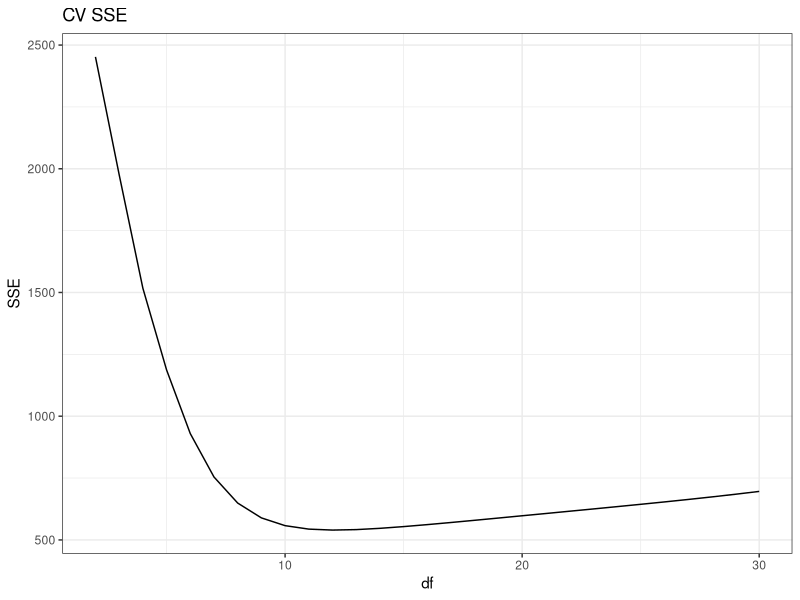
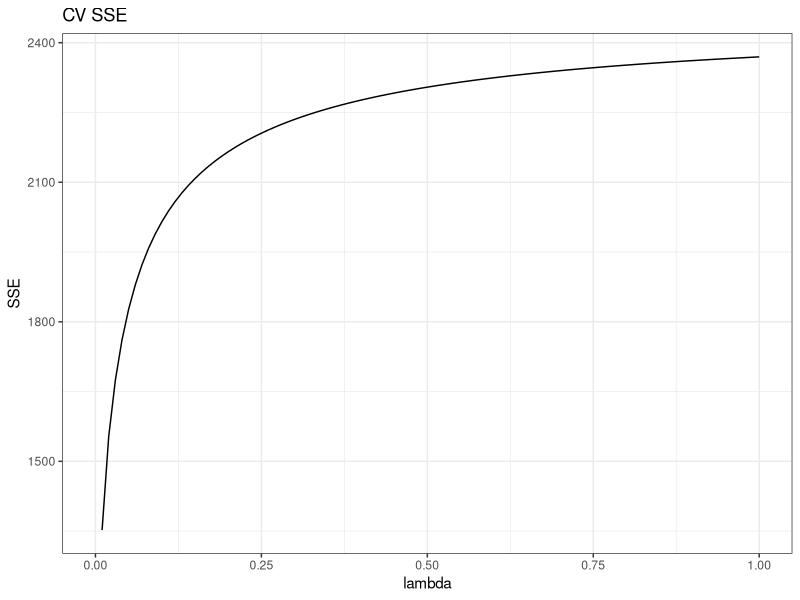
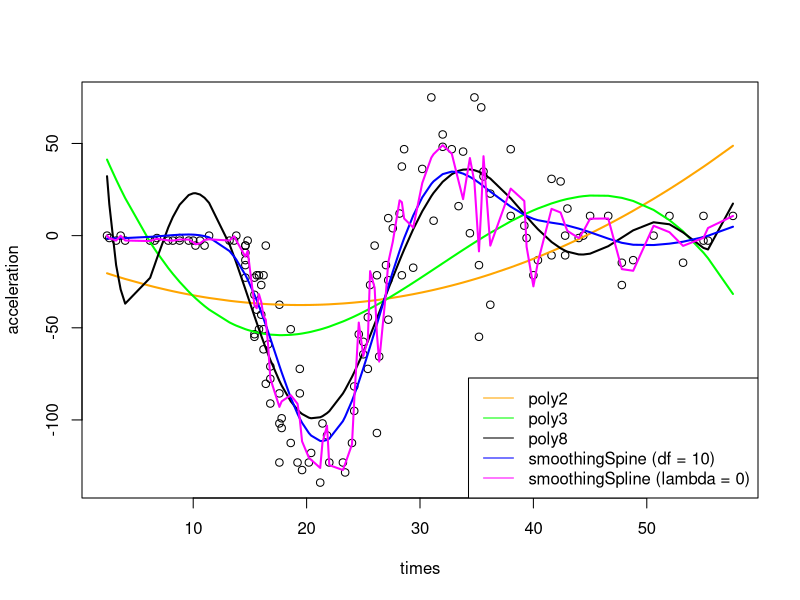
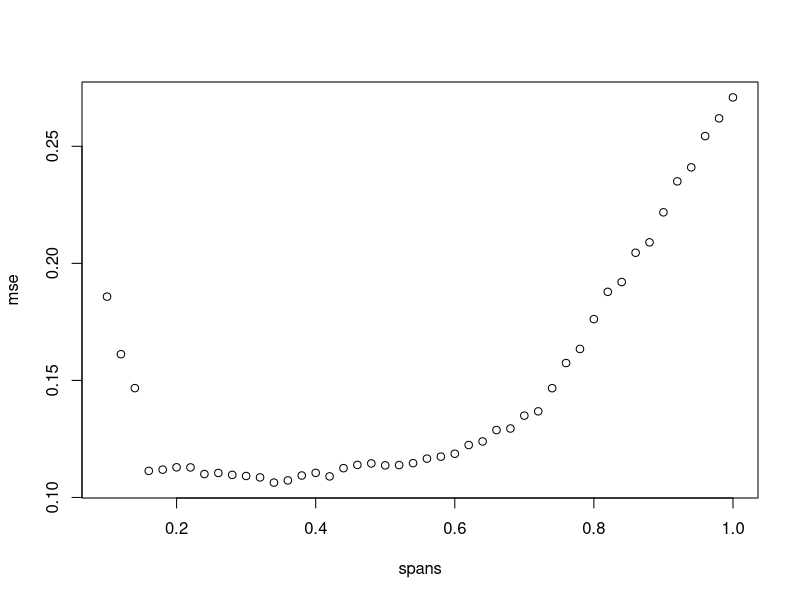

The R source for these figures, in order: (Note: this script raises an error after producing the figures.)
## ---- chunk 1
knitr::opts_chunk$set(error=TRUE,        # Keep compiling upon error
                      collapse=TRUE,     # collapse by default
                      echo=TRUE,         # echo code by default
                      comment = "#>",    # change comment character
                      fig.width = 10,     # set figure width
                      out.width = "100%", # set width of displayed images
                      warning=FALSE,      # show R warnings
                      message=FALSE)     # show R messages
## ---- chunk 2
set.seed(42)
usepackage = function(package_name) 
{
  p = deparse(substitute(package_name))
  if (!is.element(p, installed.packages()[,1]))
    install.packages(p, dep = TRUE)
  require(p, character.only = TRUE)
}
usepackage(ggplot2)
usepackage(MASS)
usepackage(deployr)
usepackage(tidyverse)
usepackage(tidyr)
usepackage(splines)
usepackage(locfit)
usepackage(caret)
## ---- chunk 3
# remove duplicated values for cross validaton:
my_data <- mcycle
my_data <- my_data[!duplicated(my_data$times), ]

k <- 30
sse_ <- c()
for(j in 2:k) {
  smspl <- smooth.spline(x=my_data$times, y=my_data$accel, df=j, cv=TRUE)
  sse_ = append(sse_, smspl$cv.crit)
}
df_res_ = data.frame(df=2:k, SSE=sse_)

df_res_ %>%
  ggplot(., aes(x=df, y=SSE))+
  geom_line()+ ggtitle("CV SSE") + 
  theme_bw()

smsplDf <- smooth.spline(x=my_data$times, y=my_data$accel, df=10)
lambda = smspl$lambda
## ---- chunk 4
lamb <- seq(0.0,1, 0.01)

sse_ <- c()
for(j in lamb) {
  smspl <- smooth.spline(x=my_data$times, y=my_data$accel, lambda=j, cv=TRUE)
  sse_ = append(sse_, smspl$cv.crit)
}
df_res_ = data.frame(lambda=lamb, SSE=sse_)

df_res_ %>%
  ggplot(., aes(x=lambda, y=SSE))+
  geom_line()+ ggtitle("CV SSE") + 
  theme_bw()

smsplLamb <- smooth.spline(x=mcycle$times, y=mcycle$accel, lambda=0.0)
degf = round(smspl$df, 2)
## ---- chunk 5
poly2 <- lm(data=mcycle, accel ~ poly(times, 2))
poly3 <- lm(data=mcycle, accel ~ poly(times, 3))
poly8 <- lm(data=mcycle, accel ~ poly(times, 8))

plot(mcycle$times, mcycle$accel, xlab="times", ylab="acceleration")
lines(mcycle$times, predict(poly2), type="l", col="orange", lwd=2)
lines(mcycle$times, predict(poly3), type="l", col="green", lwd=2)
lines(mcycle$times, predict(poly8), type="l", col="black", lwd=2)
lines(my_data$times, predict(smsplDf)$y, type="l", col="blue", lwd=2)
lines(my_data$times, predict(smsplLamb)$y, type="l", col="magenta", lwd=2)

legend("bottomright",
       legend=c("poly2", "poly3", "poly8", "smoothingSpine (df = 10)", "smoothingSpline (lambda = 0)"),
       col=c("orange", "green", "black", "blue", "magenta"),
       lty=1, lwd=1)

## ---- chunk 6
set.seed(1337)
## ---- chunk 7
data(ethanol)

loessMod10 <- loess(NOx ~ E, data=ethanol, span=0.1) # 10% smoothing span
loessMod30 <- loess(NOx ~ E, data=ethanol, span=0.3) # 25% smoothing span
loessMod50 <- loess(NOx ~ E, data=ethanol, span=0.5)

spans = seq(0.1, 1, 0.02)

#Randomly shuffle the data
data <- ethanol[sample(nrow(ethanol)),]
#Create 10 equally size folds
folds <- cut(seq(1,nrow(data)),breaks=5,labels=FALSE)
#Perform 10 fold cross validation
test <- matrix(NA, ncol=2, nrow = length(spans))
mse1 <- c()
for (span in spans){
  mse <- c()
  for(j in 1:5){
    #Segement your data by fold using the which() function 
    testIndexes <- which(folds==j,arr.ind=TRUE)
    testData <- data[testIndexes, ]
    trainData <- data[-testIndexes, ]
    #Use the test and train data partitions however you desire...
    
    fit <- loess(NOx ~ E, data=trainData, span=span, control = loess.control(surface="direct"))
    
    y.pred <- predict(fit, newdata = testData$E)
    y.true = testData$NOx
    
    mse <- append(mse, mean((y.pred-y.true)^2))

  }
  mse1 <- append(mse1, mean(mse))
}

test <- NULL
test$spans <- spans
test$mse <- mse1
test <- as.data.frame(test)

plot(test)

opt_spans <- test$spans[test$mse == min(test[,"mse"])]
opt_spans
loessMod_opt <- loess(NOx ~ E, data=ethanol, span=opt_spans)
## ---- chunk 8
tricube_10 <- locfit(NOx~lp(E,nn=0.1), data=ethanol)
tricube_30 <- locfit(NOx~lp(E,nn=0.3), data=ethanol)
tricube_50 <- locfit(NOx~lp(E,nn=0.5), data=ethanol)
tricube_opt <- locfit(NOx~lp(E,nn=opt_spans), data=ethanol)

plot(ethanol$NOx, x=ethanol$E, main="Local Regression: Different Smoothing Params", xlab="E", ylab="NOx")
lines(tricube_10, col="red")
lines(tricube_30, col="black")
lines(tricube_50, col="blue")
lines(tricube_opt, col="green", lw=2)
## ---- chunk 9
lin <- locfit(NOx ~ E, data=ethanol, alpha = 0.2, deg=1)
quad <- locfit(NOx ~ E, data=ethanol, alpha = 0.2, deg=2)

plot(ethanol$NOx, x=ethanol$E, main="Linear vs Quadratic Local Regression", xlab="E", ylab="NOx")
lines(lin, col="red")
lines(quad, col="green")

lin_pred <- cbind(predict(lin, newdata = c(0.65)), predict(lin, newdata = c(0.9)))
quad_pred <- cbind(predict(quad, newdata = c(0.65)), predict(quad, newdata = c(0.9)))

preds <- as.data.frame(rbind(lin_pred, quad_pred), row.names = c("lin","quad"))
colnames(preds) <- c("0.65", "9")
preds
## ---- chunk 10
mse1 <- c()
for (span in spans){
  mse <- c()
  for(j in 1:5){
    #Segement your data by fold using the which() function 
    testIndexes <- which(folds==j,arr.ind=TRUE)
    testData <- data[testIndexes, ]
    trainData <- data[-testIndexes, ]
    #Use the test and train data partitions however you desire...
    
    fit <- locfit(NOx ~ E, data=trainData, alpha = span, deg=1)
    
    y.pred <- predict(fit, newdata = testData$E)
    y.true = testData$NOx
    
    mse <- append(mse, mean((y.pred-y.true)^2))

  }
  mse1 <- append(mse1, mean(mse))
}

lin_cv <- NULL
lin_cv$spans <- spans
lin_cv$mse <- mse1
lin_cv <- as.data.frame(lin_cv)

plot(lin_cv)

opt_lin <- lin_cv$spans[lin_cv$mse == min(lin_cv[,"mse"])]
opt_lin

mse1 <- c()
for (span in spans){
  mse <- c()
  for(j in 1:5){
    #Segement your data by fold using the which() function 
    testIndexes <- which(folds==j,arr.ind=TRUE)
    testData <- data[testIndexes, ]
    trainData <- data[-testIndexes, ]
    #Use the test and train data partitions however you desire...
    
    fit <- locfit(NOx ~ E, data=trainData, alpha = span, deg=2)
    
    y.pred <- predict(fit, newdata = testData$E)
    y.true = testData$NOx
    
    mse <- append(mse, mean((y.pred-y.true)^2))

  }
  mse1 <- append(mse1, mean(mse))
}

quad_cv <- NULL
quad_cv$spans <- spans
quad_cv$mse <- mse1
quad_cv <- as.data.frame(quad_cv)

plot(quad_cv)

opt_quad <- quad_cv$spans[quad_cv$mse == min(quad_cv[,"mse"])]
opt_quad

lin_opt <- locfit(NOx ~ E, data=ethanol, alpha = opt_lin, deg=1)
quad_opt <- locfit(NOx ~ E, data=ethanol, alpha = opt_quad, deg=2)

plot(ethanol$NOx, x=ethanol$E, main="Linear vs Quadratic Local Regression (optimal alphas)", xlab="E", ylab="NOx")
lines(lin_opt, col="red")
lines(quad_opt, col="green")
## ---- chunk 11
sum(residuals(loessMod10)^2)
sum(residuals(loessMod30)^2)
sum(residuals(loessMod50)^2)
sum(residuals(loessMod_opt)^2)

sum(residuals(tricube_10)^2)
sum(residuals(tricube_30)^2)
sum(residuals(tricube_50)^2)
sum(residuals(tricube_opt)^2)

sum(residuals(lin_opt)^2)
sum(residuals(quad_opt)^2)
